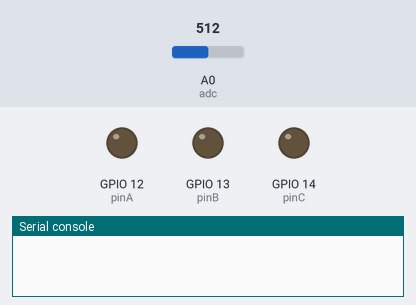
Recording of a program running on a simulated ESP8266 board running MicroPython. On the bench: output pins drawn as LEDs (lit = HIGH), the last lines printed to the serial console. Inputs (shaded band) come from the test bench; at power-on: A0 (adc) = 512 (analog values on the 0–1023 scale). WiFi joins after 1.5 s; the clock reads 2024-03-15 10:24:30 at power-on unless the program sets it; no MQTT or app messages arrive unless stated; deep sleep restarts the program when it ends.

Above: at 0.0 s.
At 1.6 s:
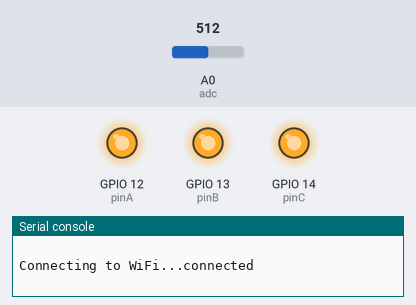
Timing chart, 0 to 6.2 s (numbered marks = the images above):
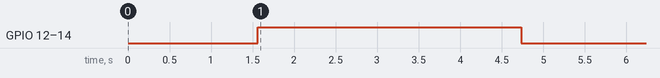

Measured:
- by itself, GPIO 12 (pinA), GPIO 13 (pinB), GPIO 14 (pinC): LOW → HIGH at 1.6 s, → LOW 3.2 s later

The program:

main.py
```python
from json import load, dumps
from time import sleep

from machine import Pin, ADC, RTC, deepsleep, DEEPSLEEP
from umqtt.simple import MQTTClient

with open("config.json", "r") as config:
    config = load(config)

adc = ADC(0)

pinA = Pin(12, Pin.OUT)
pinB = Pin(13, Pin.OUT)
pinC = Pin(14, Pin.OUT)


def setMultiplexerPins(a, b, c):
    pinA.value(a)
    pinB.value(b)
    pinC.value(c)


def readSensors():

    sensors = {}

    i = 0
    while i < 8:
        # Convert sensor number to binary in order to set sensor input of multiplexer
        args = list("{0:03b}".format(i))
        setMultiplexerPins(int(args[0]), int(args[1]), int(args[2]))

        # Read sensor value
        sensorAnalog = adc.read()
        if sensorAnalog >= 50:
            wetPlant = 250 # water 200
            dryPlant = 500 # air 700
            sensorPercent = int((1 - (sensorAnalog - wetPlant) / (dryPlant - wetPlant)) * 100)

            if sensorPercent > 100:
                sensorPercent = 100
            elif sensorPercent < 0:
                sensorPercent = 0

            updated = RTC().datetime()

            sensors["sensor" + str(i)] = {
                "analog": sensorAnalog,
                "percent": sensorPercent,
                "updated": "{:02d}.{:02d}.{:02d} {:02d}:{:02d}:{:02d}".format(updated[2], updated[1], updated[0], int(updated[4]) + 1, updated[5], updated[6])
            }

        i += 1

    return sensors


def connectMQTT():
    print("Connecting to MQTT...", end="")

    mqtt = MQTTClient(
        config["hostname"],
        config["mqtt"]["broker"],
        user=config["mqtt"]["user"],
        password=config["mqtt"]["password"],
        port=config["mqtt"]["port"]
    )

    mqtt.connect()
    print("connected")
    return mqtt


###### MAIN ######

# Read sensors
sensors = readSensors()

# Send result via mqtt
mqtt = connectMQTT()

for sensor, data in sensors.items():
    print("Sending: " + dumps(data))
    mqtt.publish(
        config["mqtt"]["topics"] + "/" + config["hostname"] + "/" + sensor,
        dumps(data)
    )

# Wait for message(s) to be published
sleep(3)
mqtt.disconnect()

# Enter next cycle for 10 minutes deep sleep
print("Going back to sleep...")
rtc = RTC()
rtc.irq(trigger=rtc.ALARM0, wake=DEEPSLEEP)
rtc.alarm(rtc.ALARM0, 600000)
deepsleep()
```

boot.py
```python
import gc
import json
from time import sleep
from ntptime import settime

import esp
import network
from machine import reset

esp.osdebug(None)
gc.collect()

with open("config.json", "r") as config:
    config = json.load(config)


def connectWifi():
    wifi = network.WLAN(network.STA_IF)
    print("")
    print("Connecting to WiFi...", end="")

    wifi.config(
        essid=config["hostname"],
        dhcp_hostname=config["hostname"]
    )

    wifi.active(True)

    wifi.connect(
        config["wifi"]["ssid"],
        config["wifi"]["password"]
    )

    while not wifi.isconnected():
        pass

    print("connected")


try:
    connectWifi()
    settime()

except(RuntimeError, TypeError, NameError):
    sleep(60)
    reset()
```
